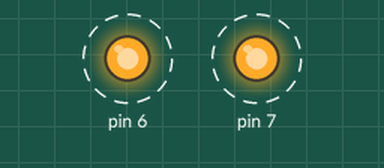
This sketch was run on a simulated Arduino Uno, built with avr-gcc and run on an emulated ATmega328P. Parts: output pins drawn as LEDs (lit = HIGH). Dashed ring = blinking.

Above: at 0.1 s.
Timing chart, 0 to 3.0 s (numbered marks = the images above):
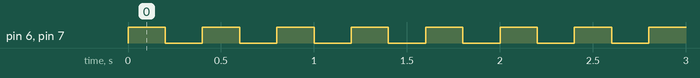

The sketch:

vibrate.ino
```cpp
// (licence header left out)
void setup() {
  // initialize the digital pin as an output.
  pinMode(6, OUTPUT);
  // initialize the digital pin as an output.
  pinMode(7, OUTPUT);
}

void loop() {

  digitalWrite(6, HIGH);
  digitalWrite(7, HIGH);
  delay(200);

  digitalWrite(6, LOW);
  digitalWrite(7, LOW);
  delay(200);

}
```

Measured:
- by itself, pin 6, pin 7: alternates HIGH for 0.20 s and LOW for 0.20 s
